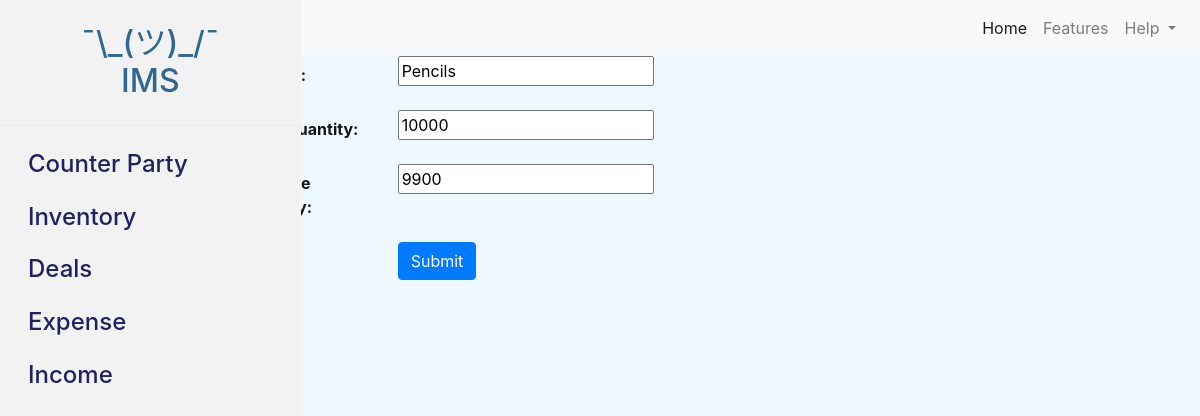
/inventory/edit/1/, run on the app's committed database.
### inventoryMgtSys/models.py (models this page shows, shortened)
class Inventory(models.Model):
    product = models.CharField(max_length=255)
    initial_qty = models.IntegerField()
    available_qty = models.IntegerField()

### inventoryMgtSys/views.py (the view)
# urls.py: path('inventory/edit/<int:pk>/', views.inventory_edit, name='inventory_edit'),
def inventory_edit(request, pk):
   inventory = get_object_or_404(Inventory, pk=pk)
   if request.method == 'POST':
       form = InventoryForm(request.POST, instance=inventory)
       if form.is_valid():
           form.save()
           return redirect('inventory_list')
   else:
       form = InventoryForm(instance=inventory)
   return render(request, 'inventory_form.html', {'form': form})

### inventoryMgtSys/forms.py
class InventoryForm(forms.ModelForm):
   class Meta:
       model = Inventory
       fields = '__all__'

### inventoryMgtSys/templates/inventory_form.html (shortened to what this page needs)
{% extends 'base.html' %}
{% block content %}
{% include 'navbar.html' %}
      {% include 'sidebar.html' %}
      <main role="main" class="col-md-9 ml-sm-auto col-lg-10 px-4">
        <div class="container">
        <form method="post">
          <div class="form-group row">
            <label for="id_product" class="col-sm-2 col-form-label highlight-label">Product:</label>
            <div class="col-sm-10">
              {{ form.product }}
            </div>
          </div>
          <div class="form-group row">
            <label for="id_initial_qty" class="col-sm-2 col-form-label highlight-label">Initial Quantity:</label>
            <div class="col-sm-10">
              {{ form.initial_qty }}
            </div>
          </div>
          <div class="form-group row">
            <label for="id_available_qty" class="col-sm-2 col-form-label highlight-label">Available Quantity:</label>
            <div class="col-sm-10">
              {{ form.available_qty }}
            </div>
          </div>
          <div class="form-group row">
            <div class="col-sm-10 offset-sm-2">
              <button type="submit" class="btn btn-primary">Submit</button>
            </div>
          </div>
        </form>
        </div>
      </main>
{% endblock %}

### inventoryMgtSys/templates/base.html (style rules this page uses)
body { color: #306892; background-color: #eef8ff; }
.highlight-label { font-weight: bold; color: #131414; }

### data on the page
Inventory: product "Pencils", initial_qty "10000", available_qty "9900"
